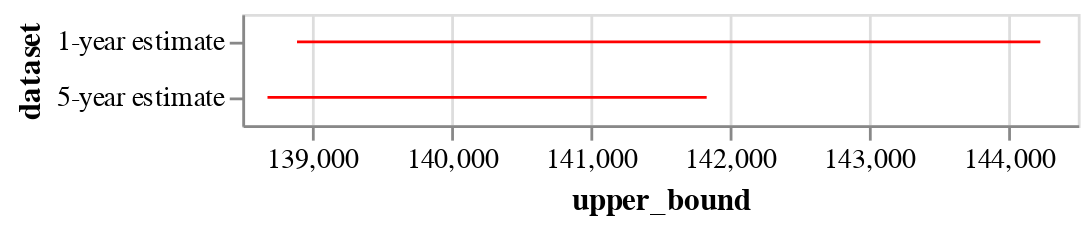

The cell this chart's notebook holds for it:
### Markdown cell above
To chart confidence intervales, we will use `mark_errorbar`. Note we specify two encodings for the X axis - one for the upper bound of the confidence interval and a second for the lower bound.

### Code cell
confidence_intervals = alt.Chart(
    data
).mark_errorbar(
    color='red'
).encode(
    alt.X('upper_bound').scale(zero=False),
    alt.X2('lower_bound'),
    y='dataset'
)
confidence_intervals

### Figure 1 — Vega-Lite specification as saved in the notebook (floating-point values rounded to 4 significant figures)
{"config": {"view": {"continuousWidth": 300, "continuousHeight": 300}}, "data": {"name": "data-10cac06500215b2dafc02c43f02ed229"}, "mark": {"type": "errorbar", "color": "red"}, "encoding": {"x": {"field": "upper_bound", "scale": {"zero": false}, "type": "quantitative"}, "x2": {"field": "lower_bound"}, "y": {"field": "dataset", "type": "nominal"}}, "$schema": "https://vega.github.io/schema/vega-lite/v5.16.3.json", "datasets": {"data-10cac06500215b2dafc02c43f02ed229": [{"median_hh_income": 141600.0, "margin_of_error": 2669.0, "state": "06", "county": "085", "dataset": "1-year estimate", "geo_name": "Santa Clara County", "lower_bound": 138900.0, "upper_bound": 144200.0}, {"median_hh_income": 140300.0, "margin_of_error": 1577.0, "state": "06", "county": "085", "dataset": "5-year estimate", "geo_name": "Santa Clara County", "lower_bound": 138700.0, "upper_bound": 141800.0}]}}
